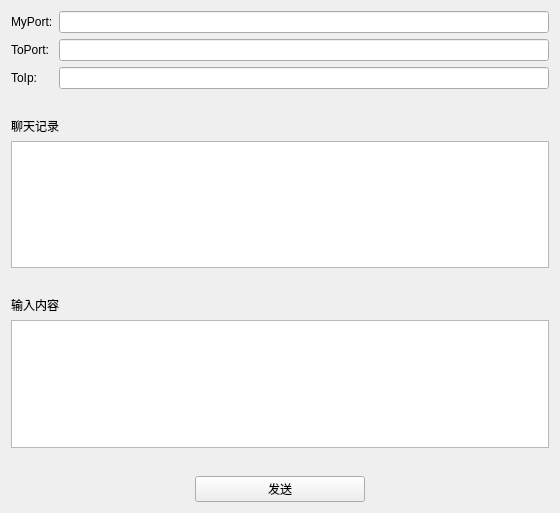
<?xml version="1.0" encoding="UTF-8"?>
<ui version="4.0">
 <class>Udp1</class>
 <widget class="QWidget" name="Udp1">
  <property name="geometry">
   <rect>
    <x>0</x>
    <y>0</y>
    <width>560</width>
    <height>513</height>
   </rect>
  </property>
  <property name="windowTitle">
   <string>Udp1</string>
  </property>
  <layout class="QVBoxLayout" name="verticalLayout_5">
   <property name="leftMargin">
    <number>0</number>
   </property>
   <property name="topMargin">
    <number>0</number>
   </property>
   <property name="rightMargin">
    <number>0</number>
   </property>
   <property name="bottomMargin">
    <number>0</number>
   </property>
   <item>
    <widget class="QWidget" name="widget_4" native="true">
     <layout class="QVBoxLayout" name="verticalLayout_3">
      <property name="leftMargin">
       <number>0</number>
      </property>
      <property name="topMargin">
       <number>0</number>
      </property>
      <property name="rightMargin">
       <number>0</number>
      </property>
      <property name="bottomMargin">
       <number>0</number>
      </property>
      <item>
       <widget class="QWidget" name="widget" native="true">
        <layout class="QGridLayout" name="gridLayout">
         <item row="0" column="0">
          <widget class="QLabel" name="label">
           <property name="text">
            <string>MyPort:</string>
           </property>
          </widget>
         </item>
         <item row="0" column="1">
          <widget class="QLineEdit" name="myPort"/>
         </item>
         <item row="1" column="1">
          <widget class="QLineEdit" name="toPort"/>
         </item>
         <item row="2" column="0">
          <widget class="QLabel" name="label_3">
           <property name="text">
            <string>ToIp:</string>
           </property>
          </widget>
         </item>
         <item row="2" column="1">
          <widget class="QLineEdit" name="toIp"/>
         </item>
         <item row="1" column="0">
          <widget class="QLabel" name="label_2">
           <property name="text">
            <string>ToPort:</string>
           </property>
          </widget>
         </item>
        </layout>
       </widget>
      </item>
      <item>
       <widget class="QWidget" name="widget_2" native="true">
        <layout class="QVBoxLayout" name="verticalLayout">
         <item>
          <widget class="QLabel" name="label_4">
           <property name="text">
            <string>聊天记录</string>
           </property>
          </widget>
         </item>
         <item>
          <widget class="QTextEdit" name="record">
           <property name="readOnly">
            <bool>true</bool>
           </property>
          </widget>
         </item>
        </layout>
       </widget>
      </item>
      <item>
       <widget class="QWidget" name="widget_3" native="true">
        <layout class="QVBoxLayout" name="verticalLayout_2">
         <item>
          <widget class="QLabel" name="label_5">
           <property name="text">
            <string>输入内容</string>
           </property>
          </widget>
         </item>
         <item>
          <widget class="QTextEdit" name="inputField"/>
         </item>
        </layout>
       </widget>
      </item>
      <item>
       <widget class="QWidget" name="widget_5" native="true">
        <layout class="QHBoxLayout" name="horizontalLayout">
         <item>
          <spacer name="horizontalSpacer">
           <property name="orientation">
            <enum>Qt::Horizontal</enum>
           </property>
           <property name="sizeHint" stdset="0">
            <size>
             <width>40</width>
             <height>20</height>
            </size>
           </property>
          </spacer>
         </item>
         <item>
          <widget class="QPushButton" name="sendBtn">
           <property name="minimumSize">
            <size>
             <width>170</width>
             <height>0</height>
            </size>
           </property>
           <property name="text">
            <string>发送</string>
           </property>
          </widget>
         </item>
         <item>
          <spacer name="horizontalSpacer_2">
           <property name="orientation">
            <enum>Qt::Horizontal</enum>
           </property>
           <property name="sizeHint" stdset="0">
            <size>
             <width>40</width>
             <height>20</height>
            </size>
           </property>
          </spacer>
         </item>
        </layout>
       </widget>
      </item>
     </layout>
    </widget>
   </item>
  </layout>
 </widget>
 <layoutdefault spacing="6" margin="11"/>
 <resources/>
 <connections/>
</ui>
